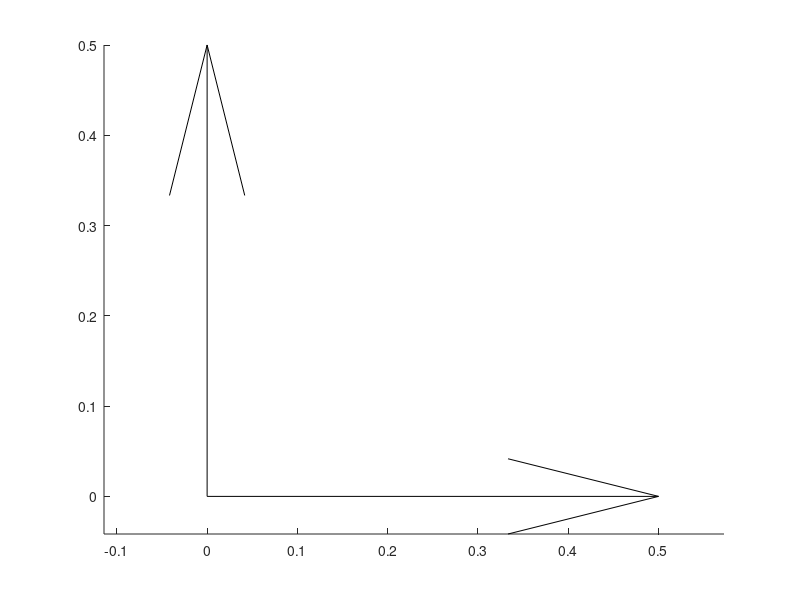

MATLAB code for this plot: (Note: this script raises an error after producing the figure.)
% MAIN PROGRAM
% Main_Segment_Visualisation.m
%__________________________________________________________________________
%
% PURPOSE
% Plotting of segment features
%
% SYNOPSIS
% N/A (i.e., main program)
%
% DESCRIPTION
% Plotting of segment axes (u, w), endpoints (rP, rD) and markers (rM)
% (cf. data structure in user guide)
%__________________________________________________________________________
%
% CALLED FUNCTIONS (FROM 3D INVERSE DYNAMICS TOOLBOX) 
% Mprod_array3.m
% Q2Tu_array3.m
% 
% MATLAB VERSION
% Matlab R2007b
%__________________________________________________________________________
%
% CHANGELOG
% Created by Rapha�l Dumas
% March 2010
%__________________________________________________________________________

% % *.mat
% uiload % Segment data

% Figure
figure;
hold on;
axis equal;

% ICS
quiver3(0,0,0,1,0,0,0.5,'k');
quiver3(0,0,0,0,1,0,0.5,'k');
quiver3(0,0,0,0,0,1,0.5,'k');

% Number of frames
n = size(Segment(2).Q,3); % At least Q parameter for foot (or hand) segment

% Frames of interest
ni = [1:1:n]; % 1% 50% and 100% of cycle

% Forceplate (or wheel)
% Proximal enpoint P: centre of pressure
P0x=(permute(Segment(1).Q(4,1,ni),[3,2,1]));
P0y=(permute(Segment(1).Q(5,1,ni),[3,2,1]));
P0z=(permute(Segment(1).Q(6,1,ni),[3,2,1]));
plot3(P0x,P0y,P0z,'ok');


% % Foot (or hand)
% % Proximal enpoint P
% P1x=(permute(Segment(2).Q(4,1,ni),[3,2,1]));
% P1y=(permute(Segment(2).Q(5,1,ni),[3,2,1]));
% P1z=(permute(Segment(2).Q(6,1,ni),[3,2,1]));
% plot3(P1x,P1y,P1z,'ob');
% % Distal endpoints D
% D1x=(permute(Segment(2).Q(7,1,ni),[3,2,1]));
% D1y=(permute(Segment(2).Q(8,1,ni),[3,2,1]));
% D1z=(permute(Segment(2).Q(9,1,ni),[3,2,1]));
% plot3(D1x,D1y,D1z,'.b');
% plot3([P1x,D1x]',[P1y,D1y]',[P1z,D1z]','b');
% % U axis
% U1x=(permute(Segment(2).Q(1,1,ni), [3,2,1]));
% U1y=(permute(Segment(2).Q(2,1,ni), [3,2,1]));
% U1z=(permute(Segment(2).Q(3,1,ni), [3,2,1]));
% quiver3(P1x,P1y,P1z,U1x,U1y,U1z,0.5,'b');
% % W axis
% W1x=(permute(Segment(2).Q(10,1,ni),[3,2,1]));
% W1y=(permute(Segment(2).Q(11,1,ni),[3,2,1]));
% W1z=(permute(Segment(2).Q(12,1,ni),[3,2,1]));
% quiver3(D1x,D1y,D1z,W1x,W1y,W1z,0.5,'b');
% % Markers
% for j = 1:size(Segment(2).rM,2)
%     plot3(permute(Segment(2).rM(1,j,ni),[3,2,1]),...
%         permute(Segment(2).rM(2,j,ni),[3,2,1]),...
%         permute(Segment(2).rM(3,j,ni),[3,2,1]),'+b');
% end
% % % Centre of mass
% % G1 = Mprod_array3(Q2Tu_array3(Segment(2).Q),...
% %     repmat([Segment(2).rCs;1],[1 1 n]));
% % G1x=(permute(G1(1,1,ni),[3,2,1]));
% % G1y=(permute(G1(2,1,ni),[3,2,1]));
% % G1z=(permute(G1(3,1,ni),[3,2,1]));
% % plot3(G1x,G1y,G1z,'*b');



% % Leg (or forearm)
% % Proximal enpoint P
% P2x=(permute(Segment(3).Q(4,1,ni),[3,2,1]));
% P2y=(permute(Segment(3).Q(5,1,ni),[3,2,1]));
% P2z=(permute(Segment(3).Q(6,1,ni),[3,2,1]));
% plot3(P2x,P2y,P2z, 'or' );
% % Distal endpoints D
% D2x=(permute(Segment(3).Q(7,1,ni),[3,2,1]));
% D2y=(permute(Segment(3).Q(8,1,ni),[3,2,1]));
% D2z=(permute(Segment(3).Q(9,1,ni),[3,2,1]));
% plot3(D2x,D2y,D2z, '.r' );
% plot3([P2x,D2x]',[P2y,D2y]',[P2z,D2z]','r');
% % U axis
% U2x=(permute(Segment(3).Q(1,1,ni), [3,2,1]));
% U2y=(permute(Segment(3).Q(2,1,ni), [3,2,1]));
% U2z=(permute(Segment(3).Q(3,1,ni), [3,2,1]));
% quiver3(P2x,P2y,P2z,U2x,U2y,U2z,0.5,'r');
% % W axis
% W2x=(permute(Segment(3).Q(10,1,ni),[3,2,1]));
% W2y=(permute(Segment(3).Q(11,1,ni),[3,2,1]));
% W2z=(permute(Segment(3).Q(12,1,ni),[3,2,1]));
% quiver3(D2x,D2y,D2z,W2x,W2y,W2z,0.5,'r');
% % Markers
% for j = 1:size(Segment(3).rM,2)
%     plot3(permute(Segment(3).rM(1,j,ni),[3,2,1]),...
%         permute(Segment(3).rM(2,j,ni),[3,2,1]),...
%         permute(Segment(3).rM(3,j,ni),[3,2,1]),'+r');
% end
% % % Centre of mass
% % G2 = Mprod_array3(Q2Tu_array3(Segment(3).Q),...
% %     repmat([Segment(3).rCs;1],[1 1 n]));
% % G2x=(permute(G2(1,1,ni),[3,2,1]));
% % G2y=(permute(G2(2,1,ni),[3,2,1]));
% % G2z=(permute(G2(3,1,ni),[3,2,1]));
% % plot3(G2x,G2y,G2z,'*r');
% 
% % Thigh (or arm)
% % Proximal enpoint P
% P3x=(permute(Segment(4).Q(4,1,ni),[3,2,1]));
% P3y=(permute(Segment(4).Q(5,1,ni),[3,2,1]));
% P3z=(permute(Segment(4).Q(6,1,ni),[3,2,1]));
% plot3(P3x,P3y,P3z,'oc');
% % Distal endpoints D
% D3x=(permute(Segment(4).Q(7,1,ni), [3,2,1]));
% D3y=(permute(Segment(4).Q(8,1,ni), [3,2,1]));
% D3z=(permute(Segment(4).Q(9,1,ni), [3,2,1]));
% plot3(D3x,D3y,D3z,'.c');
% plot3([P3x,D3x]',[P3y,D3y]',[P3z,D3z]','c');
% % U axis
% U3x=(permute(Segment(4).Q(1,1,ni), [3,2,1]));
% U3y=(permute(Segment(4).Q(2,1,ni), [3,2,1]));
% U3z=(permute(Segment(4).Q(3,1,ni), [3,2,1]));
% quiver3(P3x,P3y,P3z,U3x,U3y,U3z,0.5,'c');
% % W axis
% W3x=(permute(Segment(4).Q(10,1,ni), [3,2,1]));
% W3y=(permute(Segment(4).Q(11,1,ni), [3,2,1]));
% W3z=(permute(Segment(4).Q(12,1,ni), [3,2,1]));
% quiver3(D3x,D3y,D3z,W3x,W3y,W3z,0.5,'c');
% % Markers
% for j = 1:size(Segment(4).rM,2)
%     plot3(permute(Segment(4).rM(1,j,ni),[3,2,1]),...
%         permute(Segment(4).rM(2,j,ni),[3,2,1]),...
%         permute(Segment(4).rM(3,j,ni),[3,2,1]),'+c');
% end
% % % Centre of mass
% % G3 = Mprod_array3(Q2Tu_array3(Segment(4).Q),...
% %     repmat([Segment(4).rCs;1],[1 1 n]));
% % G3x=(permute(G3(1,1,ni),[3,2,1]));
% % G3y=(permute(G3(2,1,ni),[3,2,1]));
% % G3z=(permute(G3(3,1,ni),[3,2,1]));
% % plot3(G3x,G3y,G3z,'*c');
% 
% % Pelvis (or thorax)
% % Proximal enpoint P
% P4x=(permute(Segment(5).Q(4,1,ni), [3,2,1]));
% P4y=(permute(Segment(5).Q(5,1,ni), [3,2,1]));
% P4z=(permute(Segment(5).Q(6,1,ni), [3,2,1]));
% plot3(P4x,P4y,P4z,'om');
% % Distal endpoints D
% D4x=(permute(Segment(5).Q(7,1,ni), [3,2,1]));
% D4y=(permute(Segment(5).Q(8,1,ni), [3,2,1]));
% D4z=(permute(Segment(5).Q(9,1,ni), [3,2,1]));
% plot3(D4x,D4y,D4z,'.m');
% plot3([P4x,D4x]',[P4y,D4y]',[P4z,D4z]','m');
% % U axis
% U4x=(permute(Segment(5).Q(1,1,ni), [3,2,1]));
% U4y=(permute(Segment(5).Q(2,1,ni), [3,2,1]));
% U4z=(permute(Segment(5).Q(3,1,ni), [3,2,1]));
% quiver3(P4x,P4y,P4z,U4x,U4y,U4z,0.5,'m');
% % W axis
% W4x=(permute(Segment(5).Q(10,1,ni), [3,2,1]));
% W4y=(permute(Segment(5).Q(11,1,ni), [3,2,1]));
% W4z=(permute(Segment(5).Q(12,1,ni), [3,2,1]));
% quiver3(D4x,D4y,D4z,W4x,W4y,W4z,0.5,'m');
% % Markers
% for j = 1:size(Segment(5).rM,2)
%     plot3(permute(Segment(5).rM(1,j,ni),[3,2,1]),...
%         permute(Segment(5).rM(2,j,ni),[3,2,1]),...
%         permute(Segment(5).rM(3,j,ni),[3,2,1]),'+m');
% end
% % % Centre of mass
% % G4 = Mprod_array3(Q2Tu_array3(Segment(5).Q),...
% %     repmat([Segment(5).rCs;1],[1 1 n]));
% % G4x=(permute(G4(1,1,ni),[3,2,1]));
% % G4y=(permute(G4(2,1,ni),[3,2,1]));
% % G4z=(permute(G4(3,1,ni),[3,2,1]));
% % plot3(G4x,G4y,G4z,'*m');
